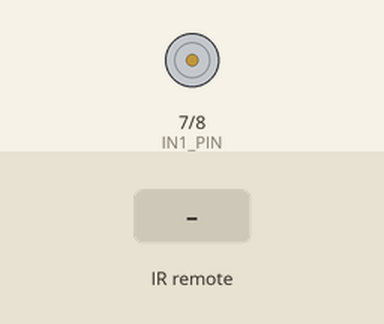
This sketch was run on a simulated Arduino Uno, built with avr-gcc and run on an emulated ATmega328P. Shown: motor-driver pin pairs drawn as motors (green arrow = first pin HIGH = forward, orange = second pin HIGH = backward, longer = more drive, scaled by the enable pin). The inputs (shaded band) are chosen by the test bench. What the sketch prints to the serial monitor is not drawn.

Above: at 1.2 s.
1.3 s: infrared code 0xFF38C7 received
At 2.1 s:
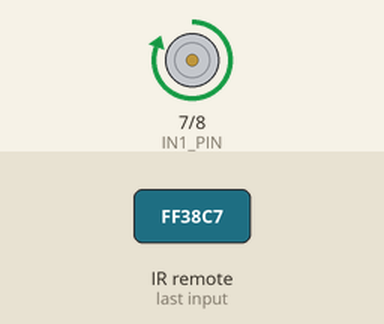
2.8 s: infrared code 0xFF10EF received
At 3.2 s:
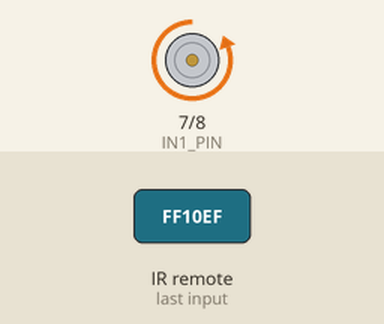
4.3 s: infrared code 0xFF4AB5 received
At 5.5 s:
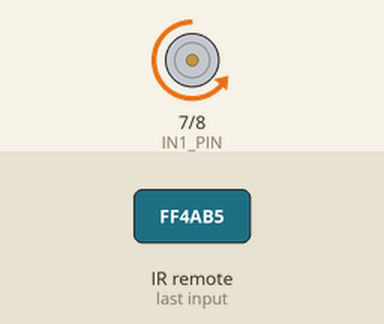
5.8 s: infrared code 0xFF5AA5 received
At 6.7 s:
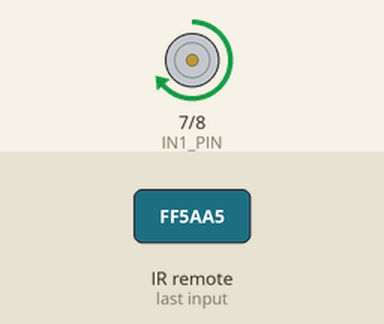
7.3 s: infrared code 0xFF18E7 received
At 7.8 s:
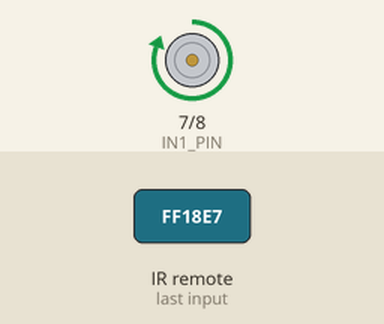
8.8 s: infrared code 0xFF10EF received
At 10.2 s:
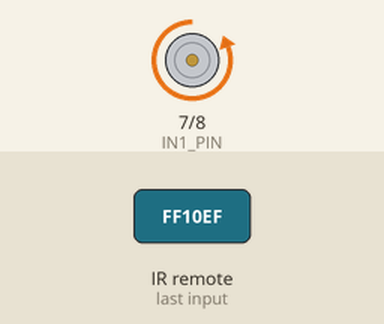
Timing chart, 0 to 11.3 s (numbered marks = the images above; inputs shaded):
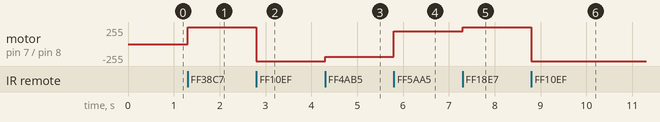

Measured:
- after the input at 1.3 s, motor on pin 7 (IN1_PIN) / pin 8 (IN2_PIN): stopped → forward 255/255 at once
- after the input at 2.8 s, motor on pin 7 (IN1_PIN) / pin 8 (IN2_PIN): forward 255/255 → backward 255/255 at once
- after the input at 4.3 s, motor on pin 7 (IN1_PIN) / pin 8 (IN2_PIN): backward 255/255 → backward 191/255 at once
- after the input at 5.8 s, motor on pin 7 (IN1_PIN) / pin 8 (IN2_PIN): backward 191/255 → forward 191/255 at once
- after the input at 7.3 s, motor on pin 7 (IN1_PIN) / pin 8 (IN2_PIN): forward 191/255 → forward 255/255 at once
- after the input at 8.8 s, motor on pin 7 (IN1_PIN) / pin 8 (IN2_PIN): forward 255/255 → backward 255/255 at once

The sketch:

RotatingBooth.ino
```cpp
/*
 Today, I am extremely excited to open source our carefully crafted rotating booth! Firstly, I would like to sincerely thank all the partners who have supported and helped me during the development process, especially Chen Jiayi, Song Yuchen, and Liu Muze. Whether discussing solutions together or providing valuable ideas when encountering code difficulties, your efforts have turned the rotating booth from concept to reality.
 I hope this code will be useful to those in need, and I look forward to exchanging ideas with more developers. If you have any thoughts, suggestions during use, or want to collaborate, feel free to reach out to me at 378943818@qq.com .
 Meanwhile, if the rotating booth is helpful for your project and you are willing to provide funding support for my subsequent development work, so that we can continue to optimize and produce more high-quality content, I would be extremely grateful.
Donation link:
Alipay: lblhhh@126.com .

May the spirit of open - source thrive, and let's create more possibilities together in the world of code!
 */
#include <IRremote.h>

// 引脚定义
#define ENA_PIN 6       // PWM控制转速
#define IN1_PIN 7       // 正转控制
#define IN2_PIN 8       // 反转控制


#define IR_RECEIVE_PIN 2 // 红外接收引脚

// 红外解码对象
IRrecv irrecv(IR_RECEIVE_PIN);
decode_results results;

// 状态变量
bool isRunning = false;   // 运行状态（开机/关机）
int speedLevel = 4;       // 速度档位（0-4，对应PWM值0-255）
int direction = 0;        // 方向：0=停止，1=正转，2=反转

// 红外按键编码（需根据实际遥控器调试）
#define KEY_POWER 0xFF38C7   // 电源键
#define KEY_FORWARD 0xFF5AA5 // 正转键
#define KEY_BACKWARD 0xFF10EF // 反转键
#define KEY_SPEED_UP 0xFF18E7 // 加速键
#define KEY_SPEED_DOWN 0xFF4AB5 // 减速键

void setup() {
  pinMode(ENA_PIN, OUTPUT);
  pinMode(IN1_PIN, OUTPUT);
  pinMode(IN2_PIN, OUTPUT);
  digitalWrite(IN1_PIN, LOW);
  digitalWrite(IN2_PIN, LOW);

  irrecv.enableIRIn(); // 启动红外接收
  Serial.begin(9600);  // 串口调试
}

void loop() {
  if (irrecv.decode(&results)) { // 读取红外信号
    handleIRCommand(results.value);
    Serial.println(results.value,HEX);
    irrecv.resume(); // 准备接收下一个信号
  }

  // 根据状态控制电机
  if (isRunning) {
    controlMotor();
  } else {
    stopMotor(); // 关机时停止电机
  }
}

// 处理红外指令
void handleIRCommand(unsigned long command) {
  switch (command) {
    case KEY_POWER:
      isRunning = !isRunning; // 切换开关机状态
      Serial.println("电源状态：" + String(isRunning));
      if (isRunning) {
         direction = 1; // 正转
      }
      break;

    case KEY_FORWARD:
      if (isRunning) {
        direction = 1; // 正转
        Serial.println("正转");
      }
      break;

    case KEY_BACKWARD:
      if (isRunning) {
        direction = 2; // 反转
        Serial.println("反转");
      }
      break;

    case KEY_SPEED_UP:
      if (isRunning && speedLevel < 4) {
        speedLevel++; // 速度档位提升（0-4）
        Serial.println("速度：" + String(speedLevel));
      }
      break;

    case KEY_SPEED_DOWN:
      if (isRunning && speedLevel > 0) {
        speedLevel--; // 速度档位降低
        Serial.println("速度：" + String(speedLevel));
      }
      break;

    default:
      break;
  }
  updateSpeed();
}

// 更新电机转速（PWM控制）
void updateSpeed() {
  int pwmValue = map(speedLevel, 0, 4, 0, 255); // 档位映射到PWM值
  analogWrite(ENA_PIN, pwmValue);
  Serial.println("PWM:");
  Serial.println(pwmValue);
}

// 控制电机正反转
void controlMotor() {
  switch (direction) {
    case 1: // 正转
      digitalWrite(IN1_PIN, HIGH);
      digitalWrite(IN2_PIN, LOW);
      break;

    case 2: // 反转
      digitalWrite(IN1_PIN, LOW);
      digitalWrite(IN2_PIN, HIGH);
      break;

    default: // 停止（方向未设置时）
      stopMotor();
      break;
  }
}

// 停止电机
void stopMotor() {
  digitalWrite(IN1_PIN, LOW);
  digitalWrite(IN2_PIN, LOW);
  analogWrite(ENA_PIN, 0); // 关闭PWM
  direction = 0;
}
```
